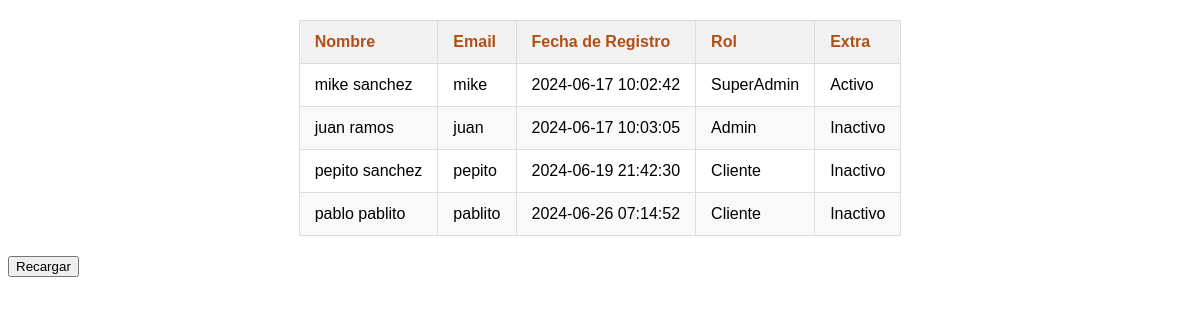
The app's page /view/adm/seguimiento_usuarios.php, older data.
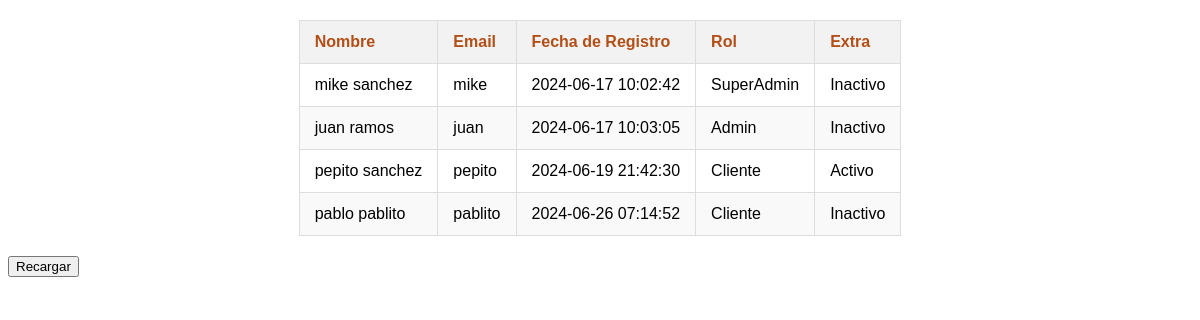
The same page, newer data.
### tables this page shows
CREATE TABLE `tb_usuarios` (
  `id` int(11) NOT NULL,
  `nombre` varchar(60) NOT NULL,
  `apellido` varchar(60) NOT NULL,
  `email` varchar(260) NOT NULL,
  `pasword` varchar(100) NOT NULL,
  `fecha_registro` varchar(50) NOT NULL,
  `id_cate_user` int(11) DEFAULT NULL,
  `status_user` varchar(10) DEFAULT NULL,
  `foto_user` varchar(1000) DEFAULT 'null',
  PRIMARY KEY (`id`),
  KEY `id_cate_user` (`id_cate_user`),
  CONSTRAINT `tb_usuarios_ibfk_1` FOREIGN KEY (`id_cate_user`) REFERENCES `tb_cate_user` (`id_cate_user`)
);

### metodos/modelo.php (called while the page is built, shortened)
<?php
class Model {
    public static function sqlCraerIdUsuario($des){
        include("bd-conect/inclucion-bd.php");
        if( $des == 2) $dato = "*";
        $sql = "select $dato from tb_usuarios ";
        return $resulatdo = $conexion->query($sql);
    }
}

### metodos/clas-admin.php (the view)
<?php
class Admin {
    public static function verUsuarios() {
        include_once("modelo.php");
        $salida = '<table class="user-table">';
        $salida .= '<thead>';
        $salida .= '<tr>';
        $salida .= '<th>Nombre</th>';
        $salida .= '<th>Email</th>';
        $salida .= '<th>Fecha de Registro</th>';
        $salida .= '<th>Rol</th>';
        $salida .= '<th>Extra</th>';
        $salida .= '</tr>';
        $salida .= '</thead>';
        $salida .= '<tbody>';
        $consulta = Model::sqlCraerIdUsuario(2);
        while($fila = $consulta->fetch_array()) {
            $salida .= '<tr>';
            $salida .= '<td>' . htmlspecialchars($fila[1]) . ' ' . htmlspecialchars($fila[2]) . '</td>';
            $salida .= '<td>' . htmlspecialchars($fila[3]) . '</td>';
            $salida .= '<td>' . htmlspecialchars($fila[5]) . '</td>';
            $salida .= '<td>';
            if($fila[6] == 0) $salida .= 'SuperAdmin';
            if($fila[6] == 1) $salida .= 'Admin';
            if($fila[6] == 2) $salida .= 'Cliente';
            $salida .= '</td>';
            $salida .= '<td>' . htmlspecialchars($fila[7]) . '</td>';
            $salida .= '</tr>';
        }
        $salida .= '</tbody>';
        $salida .= '</table>';
        return $salida;
    }
}

### view/adm/seguimiento_usuarios.php (shortened to what this page needs)
<!DOCTYPE html>
<html lang="en">
<head>
    <link rel="stylesheet" href="../../css/style-nav-right.css">
</head>
<body>
<center>
<div class="cajon_user">
    <?php
        echo Admin::verUsuarios();
    ?>
</div>
</center>
<button onclick="recargar()">Recargar</button>
</body>
</html>

### css/style-nav-right.css (style rules this page uses)
.user-table { width: auto; border-collapse: collapse; margin: 20px 0; font-size: 1em; font-family: 'Arial', sans-serif; text-align: left; }
.user-table th, .user-table td { padding: 12px 15px; border: 1px solid #ddd; }
.user-table th { background-color: #f2f2f2; color: #B34F16; }
.user-table tr:nth-child(even) { background-color: #f9f9f9; }

Row changes from the older to the newer data that the page shows:
changed tb_usuarios "mike": status_user "Activo" → "Inactivo"
changed tb_usuarios "pepito": status_user "Inactivo" → "Activo"
